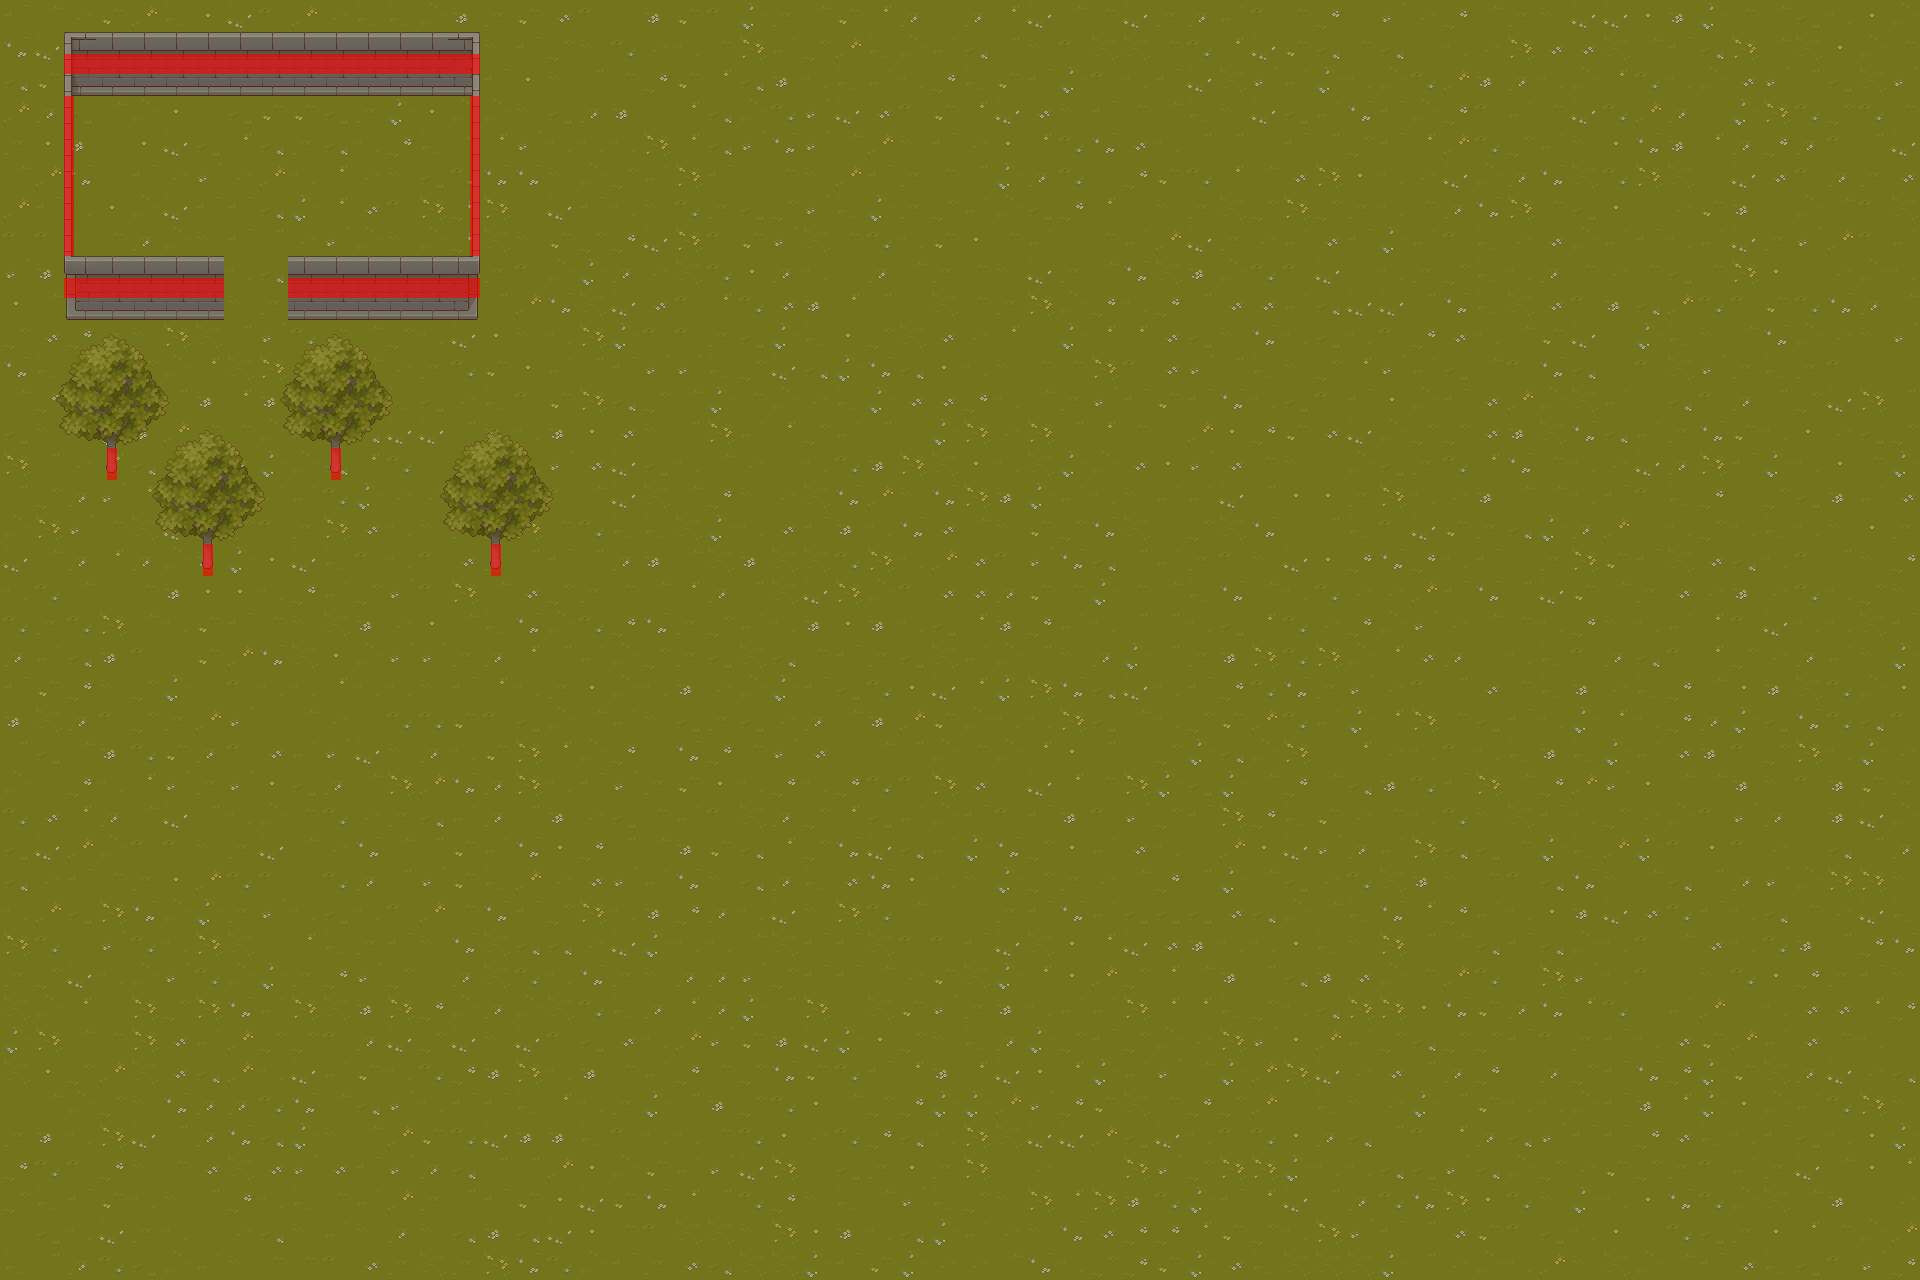

Tiled map render using the project's own tile images. Description and the map definition, with tile-layer contents summarised, below:
An orthogonal 60x40 tile map with 32x32 px tiles, 7 tile layers (Grass, Shadows, Walls, Plants, ...), 4 tilesets.

<map version="1.10" tiledversion="1.11.0" orientation="orthogonal" renderorder="right-down" width="60" height="40" tilewidth="32" tileheight="32" infinite="0" nextlayerid="8" nextobjectid="1">
 <editorsettings>
  <export target="bigWordl.json" format="json" />
 </editorsettings>
 <tileset firstgid="1" source="Grass.tsx" />
 <tileset firstgid="65" source="Plant.tsx" />
 <tileset firstgid="321" source="Wall.tsx" />
 <tileset firstgid="577" source="ColitionMark.tsx" />
 <layer id="1" name="Grass" width="60" height="40">
  <data>[2400 cells, 2400 non-empty, 38 distinct tile ids]</data>
 </layer>
 <layer id="2" name="Shadows" width="60" height="40">
  <data>[2400 cells, 0 non-empty, 0 distinct tile ids]</data>
 </layer>
 <layer id="4" name="Walls" width="60" height="40">
  <data>[2400 cells, 47 non-empty, 11 distinct tile ids]</data>
 </layer>
 <layer id="7" name="Plants" width="60" height="40">
  <data>[2400 cells, 95 non-empty, 25 distinct tile ids]</data>
 </layer>
 <layer id="6" name="TopPlayer" width="60" height="40">
  <data>[2400 cells, 114 non-empty, 30 distinct tile ids]</data>
 </layer>
 <layer id="5" name="TopPlayer2" width="60" height="40">
  <data>[2400 cells, 2 non-empty, 2 distinct tile ids]</data>
 </layer>
 <layer id="3" name="Collictions" width="60" height="40">
  <data>[2400 cells, 62 non-empty, 5 distinct tile ids]</data>
 </layer>
</map>
